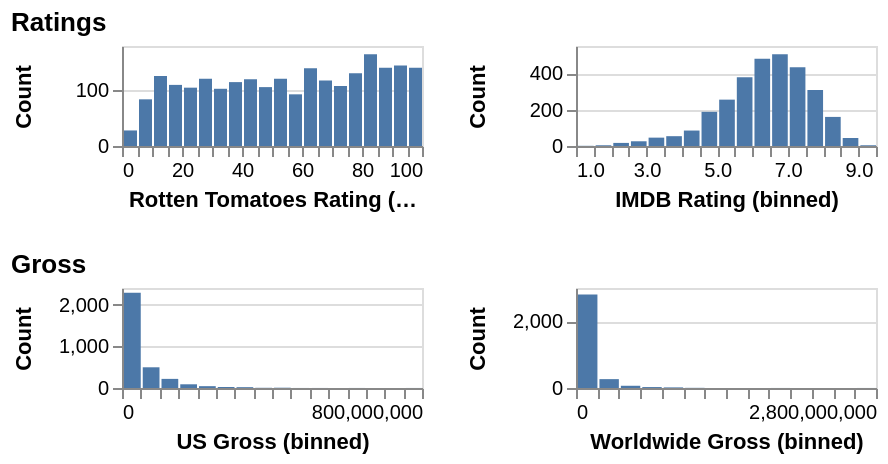

This figure's Vega-Lite source:
### Vega-Lite specification from a JSON file in a GitHub repository (floating-point values rounded to 4 significant figures; data arrays with more than 128 entries replaced by an {"elided": "..."} marker saying what was removed)
{"$schema": "https://vega.github.io/schema/vega-lite/v4.json", "description": "Nested concatenation aligned by setting axis minExtent", "data": {"values": {"elided": "3201 records"}}, "vconcat": [{"title": "Ratings", "repeat": {"column": ["Rotten Tomatoes Rating", "IMDB Rating"]}, "spec": {"width": 150, "height": 50, "mark": "bar", "encoding": {"x": {"field": {"repeat": "column"}, "bin": {"maxbins": 20}}, "y": {"aggregate": "count"}}}}, {"title": "Gross", "repeat": {"column": ["US Gross", "Worldwide Gross"]}, "spec": {"width": 150, "height": 50, "encoding": {"x": {"field": {"repeat": "column"}, "bin": {"maxbins": 20}}, "y": {"aggregate": "count"}}, "mark": "bar"}}], "config": {"countTitle": "Count", "axisX": {"titleLimit": 150}, "axisY": {"minExtent": 40}}}
